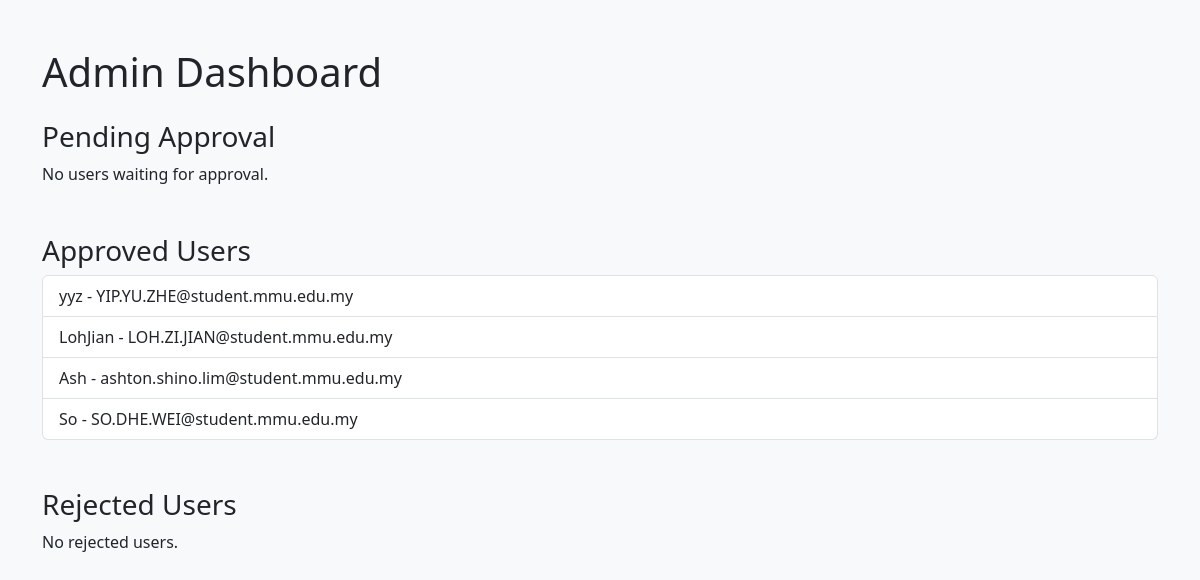
Screenshot of /admin_dashboard (signed in) with the database file from the repository.
### app.py (models this page shows)
class User(db.Model):
    __tablename__ = 'user'
    id = db.Column(db.Integer, primary_key=True)
    username = db.Column(db.String(100), nullable=False)
    email = db.Column(db.String(120), unique=True, nullable=False)
    password = db.Column(db.String(200), nullable=False)
    is_verified = db.Column(db.Boolean, default=False)
    verification_status = db.Column(db.String(100), default="Pending Approval")
    age = db.Column(db.Integer)
    race = db.Column(db.String(50))
    faculty = db.Column(db.String(50))
    sex = db.Column(db.String(10))
    bio = db.Column(db.Text)
    location = db.Column(db.String(100))
    avatar = db.Column(db.String(200), default=app.config['DEFAULT_AVATAR_PATH'])
    likes_received = db.relationship("Like", foreign_keys="Like.target_user_id", backref="target_user")
    loves_received = db.relationship("Love", foreign_keys="Love.target_user_id", backref="target_user")
    sent_messages = db.relationship('Message', foreign_keys='Message.sender_id', backref='sender')
    received_messages = db.relationship('Message', foreign_keys='Message.receiver_id', backref='receiver')
    last_login = db.Column(db.DateTime, default=datetime.utcnow)
    login_count = db.Column(db.Integer, default=0)

### app.py (the view)
@app.route('/admin_dashboard')
def admin_dashboard():
    if not session.get('admin_logged_in'):
        return redirect('/admin_login')
    pending_approval_users = User.query.filter(
        User.verification_status == "Pending Approval",
        User.faculty.isnot(None),
        User.age.isnot(None),
        User.sex.isnot(None),
        ~User.avatar.endswith('default_avatar.jpg')
    ).all()
    verified_users = User.query.filter(User.verification_status == "Approved").all()
    rejected_users = User.query.filter(User.verification_status == "Rejected").all()
    return render_template('admin_dashboard.html', pending_users=pending_approval_users, verified_users=verified_users, rejected_users=rejected_users)

### app.py (called while the page is built)
@app.before_request
def before_request():
    if 'session_id' not in session:
        session['session_id'] = secrets.token_hex(16)

@app.context_processor
def inject_user_and_notifications():
    user = None
    unread_count = 0
    if 'user_id' in session:
        user_id = session['user_id']
        user = User.query.get(user_id)
        unread_count = Notification.query.filter_by(user_id=user_id, is_read=False).count()
    return dict(user=user, unread_count=unread_count)

@app.context_processor   #pass current_user to render_template() again and always available in base.html
def inject_current_user():
    user_id = session.get('user_id')
    if user_id:
        current_user = User.query.get(user_id)
        return dict(current_user=current_user)
    return dict(current_user=None)

### website/templates/admin_dashboard.html (shortened to what this page needs)
<!DOCTYPE html>
<html lang="en">
<head>
    <link rel="stylesheet" href="https://cdn.jsdelivr.net/npm/bootstrap@5.3.0/dist/css/bootstrap.min.css">
</head>
<body class="bg-light">
    <div class="container mt-5">
        <h1 class="mb-4">Admin Dashboard</h1>
        <h3>Pending Approval</h3>
        {% if pending_users %}
        <table class="table table-bordered table-hover align-middle">
            <thead class="table-secondary">
                <tr>
                    <th>Username</th>
                    <th>Email</th>
                    <th>Faculty</th>
                    <th>Sex</th>
                    <th>Age</th>
                    <th class="avatar-cell">Avatar</th>
                    <th>Action</th>
                </tr>
            </thead>
            <tbody>
                {% for user in pending_users %}
                <tr>
                    <td>{{ user.username }}</td>
                    <td>{{ user.email }}</td>
                    <td>{{ user.faculty }}</td>
                    <td>{{ user.sex }}</td>
                    <td>{{ user.age }}</td>
                    <td class="avatar-cell">
                        {% if user.avatar and 'default_avatar.jpg' not in user.avatar %}
                        <img
                            src="{{ url_for('media_files', filename='uploads/user_avatars/' ~ user.avatar) }}"
                            alt="{{ user.username }}"
                            class="avatar-img"
                            onerror="this.onerror=null; this.src='{{ url_for('static', filename='images/default_avatar.jpg') }}'">
                        {% else %}
                        <img
                            src="{{ url_for('static', filename='images/default_avatar.jpg') }}"
                            alt="Default avatar"
                            class="avatar-img">
                        {% endif %}
                    </td>
                    <td>
                        <form action="/approve/{{ user.id }}" method="POST" style="display:inline-block;">
                            <button type="submit" class="btn btn-success btn-sm">Approve</button>
                        </form>
                        <form action="/reject/{{ user.id }}" method="POST" style="display:inline-block;">
                            <button type="submit" class="btn btn-danger btn-sm">Reject</button>
                        </form>
                    </td>
                </tr>
                {% endfor %}
            </tbody>
        </table>
        {% else %}
        <p>No users waiting for approval.</p>
        {% endif %}
        <h3 class="mt-5">Approved Users</h3>
        {% if verified_users %}
        <ul class="list-group">
            {% for user in verified_users %}
            <li class="list-group-item">{{ user.username }} - {{ user.email }}</li>
            {% endfor %}
        </ul>
        {% else %}
        <p>No approved users yet.</p>
        {% endif %}
        <h3 class="mt-5">Rejected Users</h3>
        {% if rejected_users %}
        <ul class="list-group">
            {% for user in rejected_users %}
            <li class="list-group-item">{{ user.username }} - {{ user.email }}</li>
            {% endfor %}
        </ul>
        {% else %}
        <p>No rejected users.</p>
        {% endif %}
    </div>
</body>
</html>

### rows the page displays
User: username "yyz", email "YIP.YU.ZHE@student.mmu.edu.my"
User: username "LohJian", email "LOH.ZI.JIAN@student.mmu.edu.my"
User: username "Ash", email "ashton.shino.lim@student.mmu.edu.my"
User: username "So", email "SO.DHE.WEI@student.mmu.edu.my"
